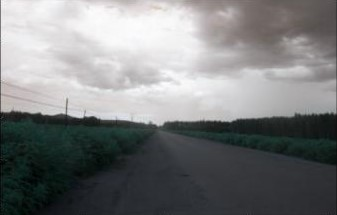
#> input picture images/5.jpg, 337 x 215 px
$ python imagedemo2.py
#> lines starting #> are read from the running program, lines starting #| are printed output that depends on the picture
#> further down, imageSrc is the input picture: shape (215, 337, 3); mean B, G, R 125.8, 125.1, 123.4
import cv2
import numpy as np


# 单尺度Retinex
def singleScaleRetinex(img, sigma):
    # 按照公式计算
    _temp = cv2.GaussianBlur(img, (0, 0), sigma)
    gaussian = np.where(_temp == 0, 0.001, _temp)
    img_ssr = np.log10(img + 0.01) - np.log10(gaussian)
    # 量化到0--255
    for i in range(img_ssr.shape[2]):
        img_ssr[:, :, i] = (img_ssr[:, :, i] - np.min(img_ssr[:, :, i])) / \
                           (np.max(img_ssr[:, :, i]) - np.min(img_ssr[:, :, i])) * 255
    img_ssr = np.uint8(np.minimum(np.maximum(img_ssr, 0), 255))
    return img_ssr


def singleScaleRetinexTemp(img, sigma):
    # 按照公式计算
    _temp = cv2.GaussianBlur(img, (0, 0), sigma)
    gaussian = np.where(_temp == 0, 0.001, _temp)
    retinex = np.log10(img + 0.01) - np.log10(gaussian)

    return retinex


# 多尺度Retinex, sigma_list[15,80,250]
def multiScaleRetinex(img, sigma_list):
    retinex = np.zeros_like(img * 1.0)
    for sigma in sigma_list:
        print("sigma:", sigma)
        retinex += singleScaleRetinexTemp(img, sigma)
#> this loop made 3 passes
#> pass 1, in singleScaleRetinexTemp, `_temp = cv2.GaussianBlur(img, (0, 0), sigma)`:
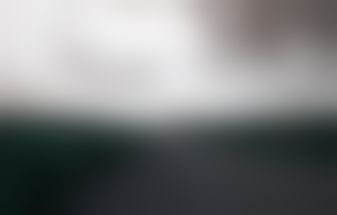
#> _temp: shape (215, 337, 3); mean B, G, R 125.9, 125.3, 123.5
#> pass 1, in singleScaleRetinexTemp, `retinex = np.log10(img + 0.01) - np.log10(gaussian)`:
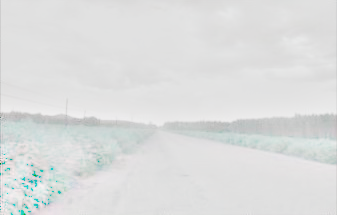
#> retinex: shape (215, 337, 3) float64; mean B, G, R -0.0278, -0.0254, -0.0458; drawn with min black and max white
#> pass 2, in singleScaleRetinexTemp (call 2), `_temp = cv2.GaussianBlur(img, (0, 0), sigma)`:
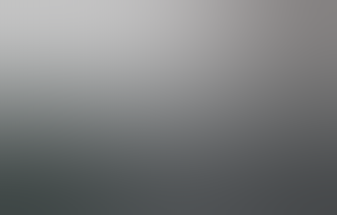
#> _temp: shape (215, 337, 3); mean B, G, R 126, 125.4, 123.6
#> after the loop:
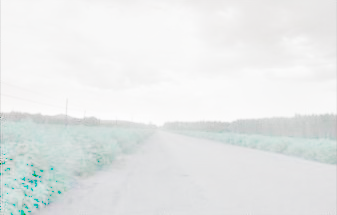
#> retinex: shape (215, 337, 3) float64; mean B, G, R -0.272, -0.265, -0.388; drawn with min black and max white
    img_msr = retinex / len(sigma_list)
    for i in range(img_msr.shape[2]):
        img_msr[:, :, i] = (img_msr[:, :, i] - np.min(img_msr[:, :, i])) / \
                           (np.max(img_msr[:, :, i]) - np.min(img_msr[:, :, i])) * 255
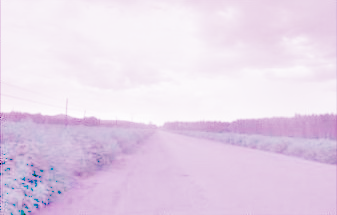
#> img_msr: shape (215, 337, 3) float64; mean B, G, R 233.9, 214.6, 231
    img_msr = np.uint8(np.minimum(np.maximum(img_msr, 0), 255))
    return img_msr


if __name__ == '__main__':
    imageSrc = cv2.imread("images/5.jpg")
    cv2.imshow('src', imageSrc)

    # dstsrc = singleScaleRetinex(imageSrc, 300)
    # cv2.imshow('ssr', dstsrc)

    sigma_list = [15, 80, 250]
    dstmsr = multiScaleRetinex(imageSrc, sigma_list)
    cv2.imshow('msr', dstmsr)
    cv2.waitKey(0)

$ run again, with images/1.jpg copied over images/5.jpg
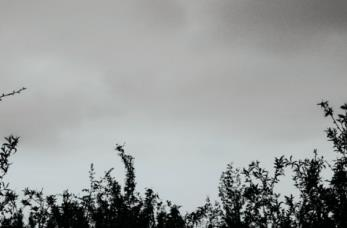
#> input picture images/1.jpg, 347 x 228 px
#> imageSrc is the input picture: shape (228, 347, 3); mean B, G, R 155.2, 155.8, 153
#> the loop in multiScaleRetinex, `for sigma in sigma_list:` made 3 passes
#> pass 1, in singleScaleRetinexTemp, `retinex = np.log10(img + 0.01) - np.log10(gaussian)`:
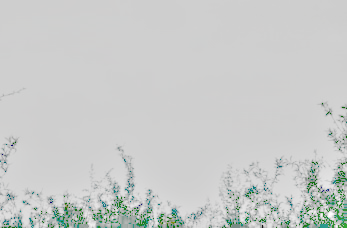
#> retinex: shape (228, 347, 3) float64; mean B, G, R -0.0923, -0.0676, -0.115; drawn with min black and max white
#> after the loop in multiScaleRetinex, `for sigma in sigma_list:`:
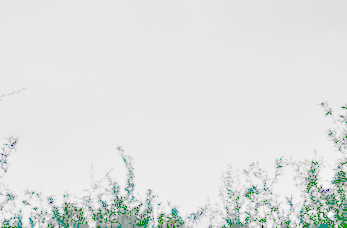
#> retinex: shape (228, 347, 3) float64; mean B, G, R -0.325, -0.249, -0.395; drawn with min black and max white

$ run again, with images/2.jpg copied over images/5.jpg
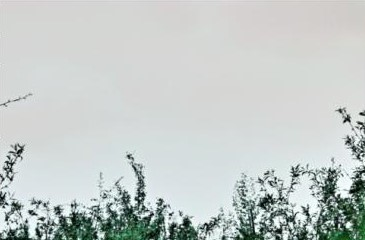
#> input picture images/2.jpg, 365 x 240 px
#> imageSrc is the input picture: shape (240, 365, 3); mean B, G, R 200, 202, 195.7
#> the loop in multiScaleRetinex, `for sigma in sigma_list:` made 3 passes
#> pass 1, in singleScaleRetinexTemp, `_temp = cv2.GaussianBlur(img, (0, 0), sigma)`:
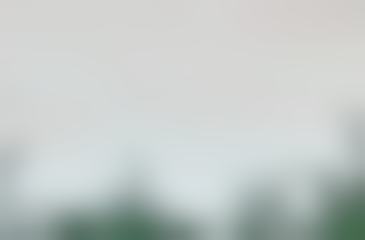
#> _temp: shape (240, 365, 3); mean B, G, R 200.1, 202, 195.7
#> after the loop in multiScaleRetinex, `for i in range(img_msr.shape[2]):`:
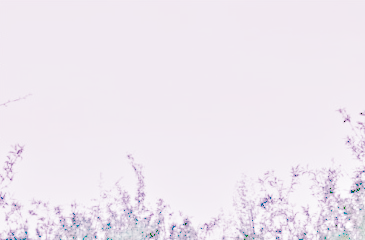
#> img_msr: shape (240, 365, 3) float64; mean B, G, R 240.3, 231.8, 238.8

$ run again, with images/3.jpg copied over images/5.jpg
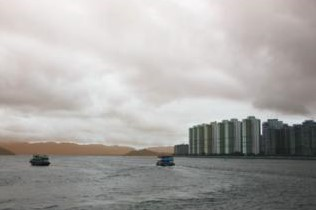
#> input picture images/3.jpg, 316 x 210 px
#> imageSrc is the input picture: shape (210, 316, 3); mean B, G, R 165.3, 167.7, 170.2
#> the loop in multiScaleRetinex, `for sigma in sigma_list:` made 3 passes
#> pass 1, in singleScaleRetinexTemp, `retinex = np.log10(img + 0.01) - np.log10(gaussian)`:
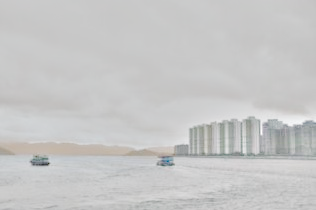
#> retinex: shape (210, 316, 3) float64; mean B, G, R -0.0104, -0.00916, -0.0101; drawn with min black and max white
#> after the loop in multiScaleRetinex, `for i in range(img_msr.shape[2]):`:
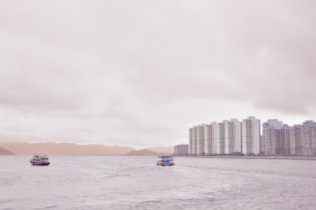
#> img_msr: shape (210, 316, 3) float64; mean B, G, R 210.3, 207, 216.4
